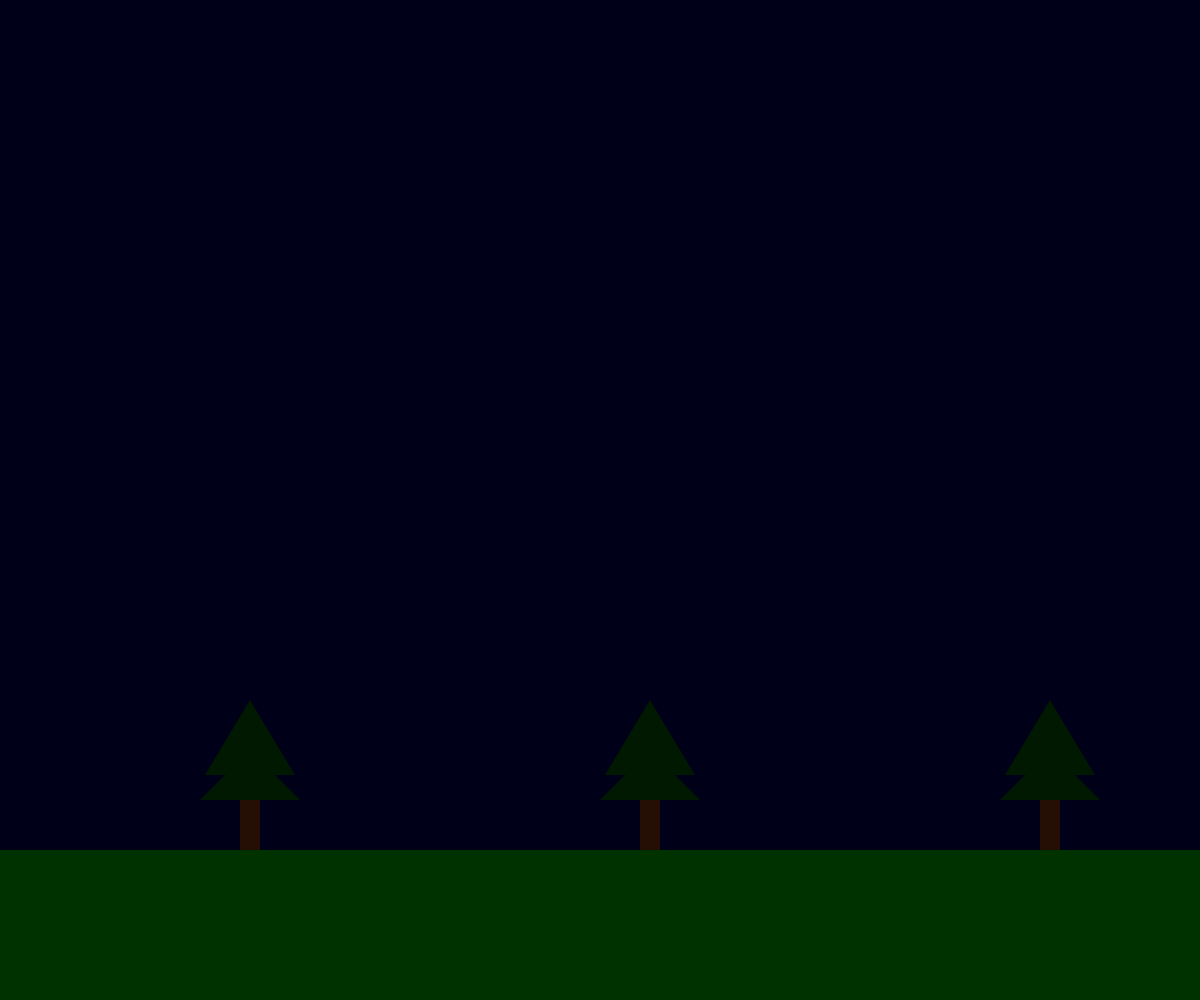
Frame 1 (no input)
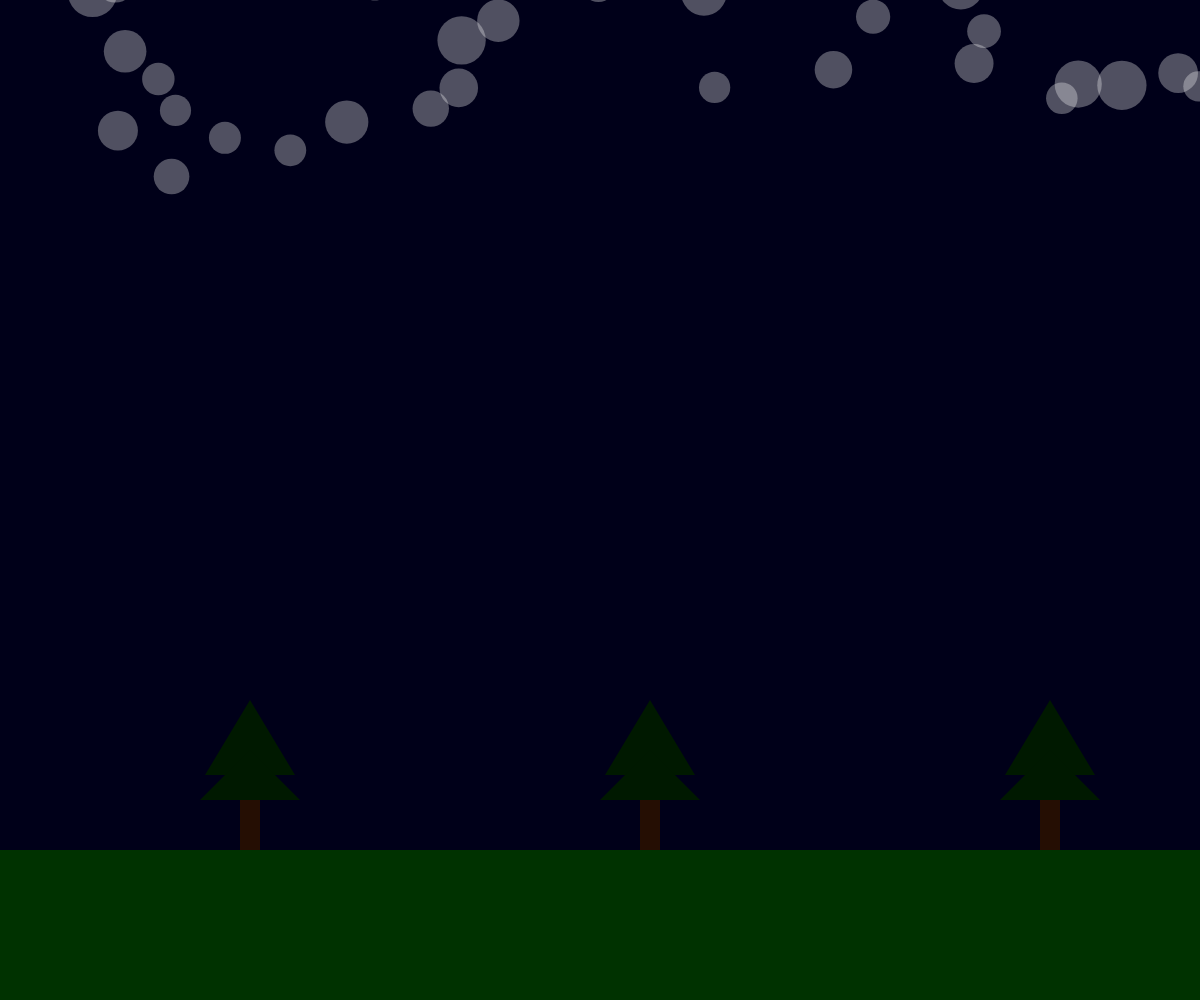
Frame 60 (no input)
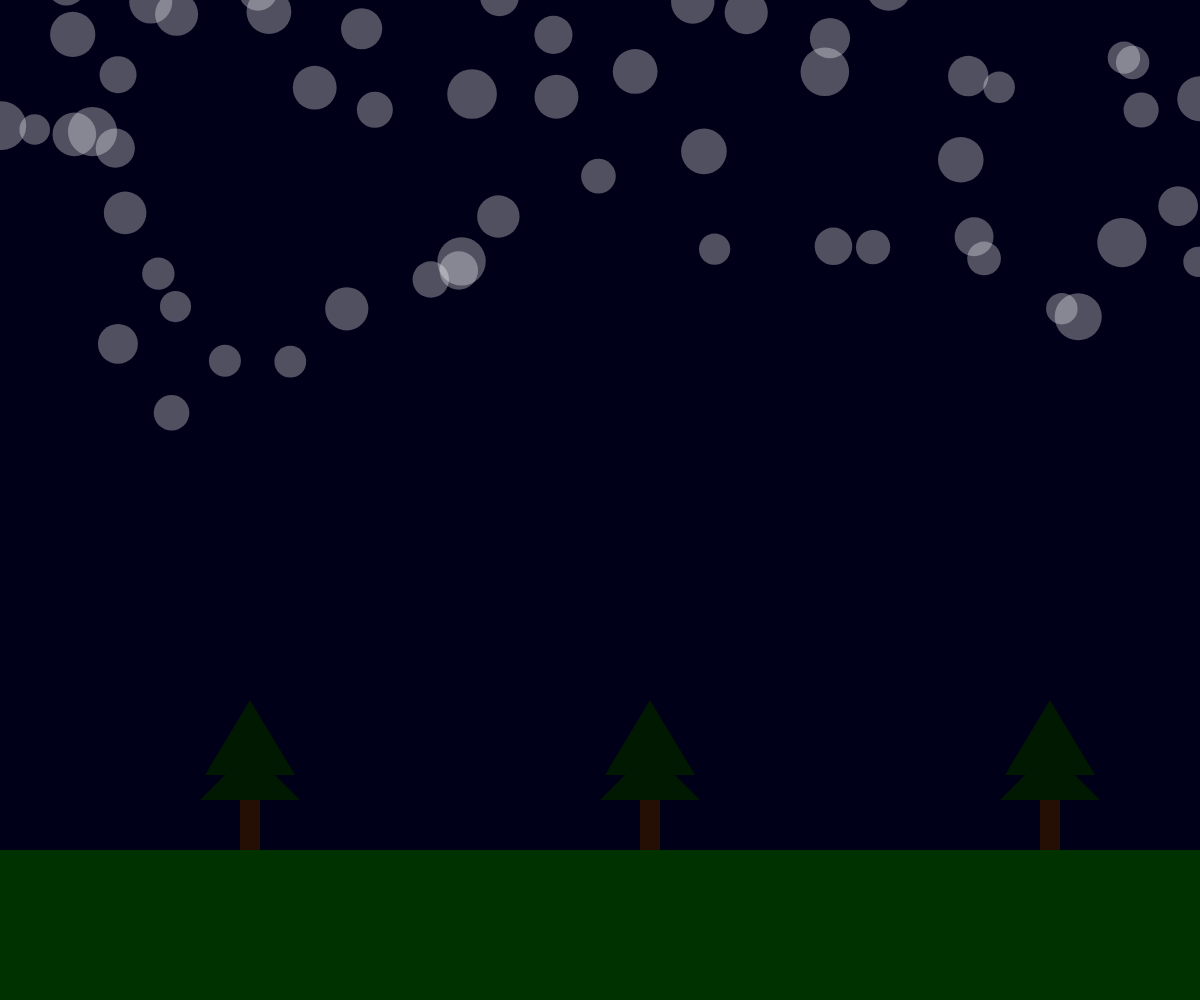
Frame 120 (the mouse pressed at the canvas centre since frame 60)

The p5.js sketch that drew these frames (run headless with seeded random() and noise() and a simulated clock; from frame 60 on, the mouse is pressed at the canvas centre):

// p5.js sketch
// ── sketch.js
var y = 0;
let bubble = [];

function setup() {
  createCanvas(windowWidth, windowHeight);
  for (let i = 0; i <= 100; i++) {
    let x = random(width);
    let y = random(-600,-50);
    let r = random(30, 50);
    bubble[i] = new snowBall(x, y, r);

  }
}

function draw() {
  drawEnv();

  for (let i = 0; i <= 100; i++) {
    bubble[i].show();
    bubble[i].move();
  }
}

function drawEnv() {
  // sky
  background(0, 0, 25);
  fill(0, 50, 0);
  noStroke();
  // green Ground
  rect(0, height - 150, width, 150);
  //christmas tree//
  for (let x = 0; x <= width; x += 400) {
    fill(0, 25, 0);
    noStroke();
    triangle(205 + x, height - 225, 250 + x, height - 300, 295 + x, height - 225);
    triangle(200 + x, height - 200, 250 + x, height - 250, 300 + x, height - 200);
    fill(37, 14, 3);
    rect(240 + x, height - 200, 20, 50);
  }
}
class snowBall {

  constructor(x, y, r) {
    this.x = x;
    this.y = y;
    this.r = r;
    this.speedY = random(2, 4);
  }

  show() {
    fill(255, 255, 255, 80);
    noStroke();
    ellipse(this.x, this.y, this.r, this.r);
  }

  move() {
    if(this.y>height){
      this.y = random(-200,-100);
    }
    this.y = this.y + this.speedY;
  }
}
